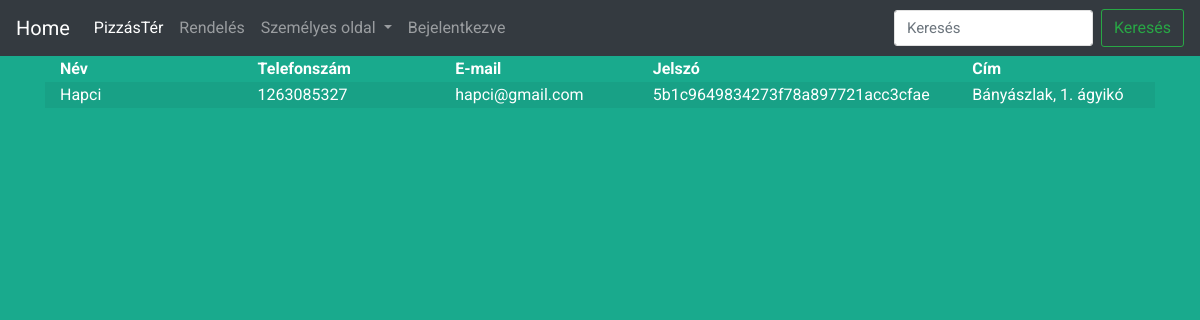
/index.php?menu=szemelyes (signed in), run on the app's committed database.
### tables this page shows
CREATE TABLE `user` (
  `uazon` int(11) NOT NULL,
  `loginname` varchar(40) NOT NULL,
  `vnev` varchar(30) NOT NULL,
  `phone` int(11) NOT NULL,
  `email` varchar(30) NOT NULL,
  `password` varchar(50) NOT NULL,
  `cim` varchar(50) NOT NULL
);

### szemelyes.php (the view)
 <?php require_once 'header.php'; ?>
</head>
  <?php require_once './nav.php'; ?>
<?php require_once './connect.php'; ?>
<?php
   $uname= $_SESSION['uname'];
$sql = "SELECT vnev, phone,email,password,cim  FROM user  WHERE loginname = ?;";
$stmt = $conn->prepare($sql);
$stmt->bind_param("s", $uname);
$stmt->execute();
$result = $stmt->get_result();
$data = '<table class="table-striped">
                    <thead>
                        <th class="col-2">Név</th>
                        <th class="col-2">Telefonszám</th>
                        <th class="col-2">E-mail</th>
                        <th class="col-2"> Jelszó </th>
                        <th class="col-2"> Cím</th>
                    </thead>
                    <tbody>';
    while ( $row = $result->fetch_assoc()){
        $data .=
               '<tr>
                            <td class="col-2">'.$row["vnev"].'</td>
                            <td class="col-2">' . $row["phone"].'</td>
                            <td class="col-2">' . $row["email"].'</td>
                                <td class="col-2">' . $row["password"].'</td>
                                    <td class="col-2">' . $row["cim"].'</td>
                        </tr> ';
    }
    $data .= '</tbody>
                </table>
               ';
    echo $data;

### images/registration.css (style rules this page uses)
body { color: #fff; background: #19aa8d; font-family: 'Roboto', sans-serif; }

### data on the page
user: vnev "Hapci", phone "1263085327", email "hapci@gmail.com", password "5b1c9649834273f78a897721acc3cfae", cim "Bányászlak, 1. ágyikó"
